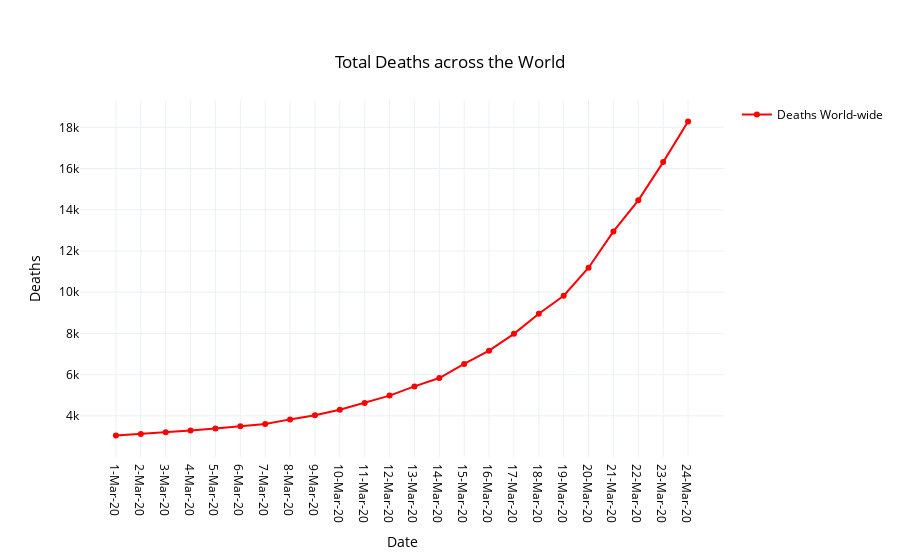

This figure's notebook cell:
### Code cell
fig = go.Figure(data=go.Scatter(x=df['DATE'], y=df['DEATHS'], name='Deaths World-wide', mode='lines+markers', 
                                line_color='red'))
fig.update_layout(
    showlegend=True,
    title= {
        'text': 'Total Deaths across the World',
        'y':0.9,
        'x':0.5,
        'xanchor': 'center',
        'yanchor': 'top'
    },
    
    xaxis_title="Date",
    yaxis_title="Deaths",
    template='plotly_white',
    font=dict(
        color="black"
    )
)
fig.show()

### Figure 1 — Plotly figure (JSON) as saved in the notebook; plotly's stock layout.template omitted (floating-point values rounded to 4 significant figures)
{"data": [{"line": {"color": "red"}, "mode": "lines+markers", "name": "Deaths World-wide", "type": "scatter", "x": ["1-Mar-20", "2-Mar-20", "3-Mar-20", "4-Mar-20", "5-Mar-20", "6-Mar-20", "7-Mar-20", "8-Mar-20", "9-Mar-20", "10-Mar-20", "11-Mar-20", "12-Mar-20", "13-Mar-20", "14-Mar-20", "15-Mar-20", "16-Mar-20", "17-Mar-20", "18-Mar-20", "19-Mar-20", "20-Mar-20", "21-Mar-20", "22-Mar-20", "23-Mar-20", "24-Mar-20"], "y": [3050, 3117, 3202, 3285, 3387, 3494, 3599, 3827, 4025, 4296, 4628, 4981, 5429, 5833, 6519, 7161, 7978, 8951, 9828, 11186, 12948, 14457, 16312, 18278]}], "layout": {"font": {"color": "black"}, "showlegend": true, "title": {"text": "Total Deaths across the World", "x": 0.5, "xanchor": "center", "y": 0.9, "yanchor": "top"}, "xaxis": {"title": {"text": "Date"}}, "yaxis": {"title": {"text": "Deaths"}}}}
